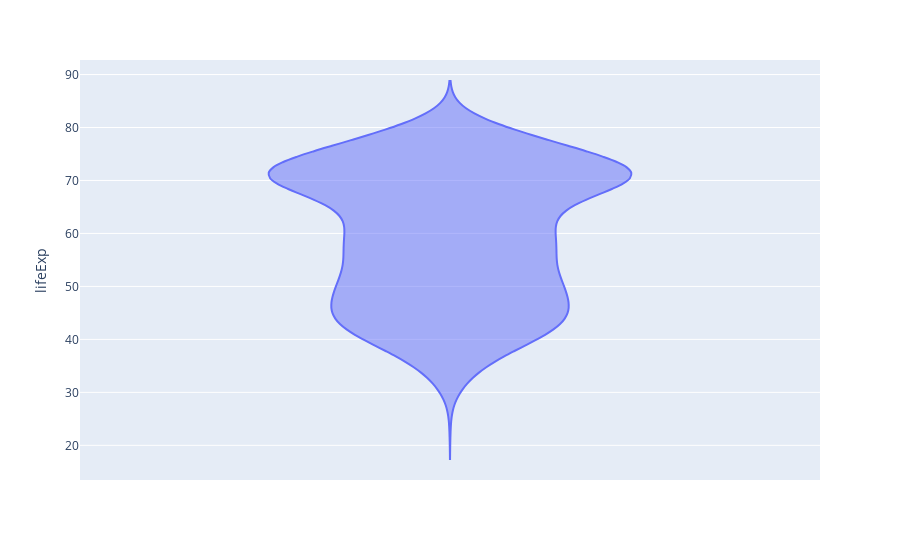

The cell this chart's notebook holds for it:
### Markdown cell above
[Back to top](#Index:) 

### Problem 5

#### Violin Plot of Life Expectancy with `plotly`

**1 point**

Create a Violin Plot of the Life Expectancy data using `plotly`. 

Use the `plt.savefig()` method to save the image as `img5.png` in the `images` folder.

### Code cell
### GRADED
#create a violin plot with plotly

px.violin(gapminder,y='lifeExp')
# plt.savefig('images/img5.png')

### Figure 1 — Plotly figure (JSON) as saved in the notebook; plotly's stock layout.template omitted (floating-point values rounded to 4 significant figures; data arrays with more than 128 entries replaced by an {"elided": "..."} marker saying what was removed)
{"data": [{"alignmentgroup": "True", "box": {"visible": false}, "hovertemplate": "lifeExp=%{y}<extra></extra>", "legendgroup": "", "marker": {"color": "#636efa"}, "name": "", "offsetgroup": "", "orientation": "v", "scalegroup": "True", "showlegend": false, "type": "violin", "x0": " ", "xaxis": "x", "y": {"elided": "1704 float values"}, "y0": " ", "yaxis": "y"}], "layout": {"legend": {"tracegroupgap": 0}, "margin": {"t": 60}, "violinmode": "group", "xaxis": {"anchor": "y", "domain": [0, 1]}, "yaxis": {"anchor": "x", "domain": [0, 1], "title": {"text": "lifeExp"}}}}
